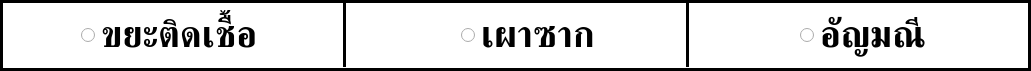
   <widget class="QFrame" name="select_frame">
    <property name="geometry">
     <rect>
      <x>10</x>
      <y>60</y>
      <width>1031</width>
      <height>71</height>
     </rect>
    </property>
    <property name="styleSheet">
     <string notr="true">background:rgb(255, 255, 255)</string>
    </property>
    <property name="frameShape">
     <enum>QFrame::Shape::Box</enum>
    </property>
    <property name="frameShadow">
     <enum>QFrame::Shadow::Plain</enum>
    </property>
    <property name="lineWidth">
     <number>3</number>
    </property>
    <widget class="QRadioButton" name="select_carcass">
     <property name="geometry">
      <rect>
       <x>461</x>
       <y>10</y>
       <width>161</width>
       <height>51</height>
      </rect>
     </property>
     <property name="font">
      <font>
       <family>TH Niramit AS</family>
       <pointsize>28</pointsize>
       <bold>true</bold>
      </font>
     </property>
     <property name="text">
      <string>เผาซาก</string>
     </property>
    </widget>
    <widget class="QRadioButton" name="select_daimond">
     <property name="geometry">
      <rect>
       <x>800</x>
       <y>10</y>
       <width>161</width>
       <height>51</height>
      </rect>
     </property>
     <property name="font">
      <font>
       <family>TH Niramit AS</family>
       <pointsize>28</pointsize>
       <bold>true</bold>
      </font>
     </property>
     <property name="text">
      <string>อัญมณี</string>
     </property>
    </widget>
    <widget class="Line" name="select_line1">
     <property name="geometry">
      <rect>
       <x>343</x>
       <y>0</y>
       <width>3</width>
       <height>67</height>
      </rect>
     </property>
     <property name="styleSheet">
      <string notr="true">background:rgb(0, 0, 0)</string>
     </property>
     <property name="orientation">
      <enum>Qt::Orientation::Vertical</enum>
     </property>
    </widget>
    <widget class="QRadioButton" name="select_infectioun">
     <property name="geometry">
      <rect>
       <x>81</x>
       <y>10</y>
       <width>181</width>
       <height>51</height>
      </rect>
     </property>
     <property name="font">
      <font>
       <family>TH Niramit AS</family>
       <pointsize>28</pointsize>
       <bold>true</bold>
      </font>
     </property>
     <property name="text">
      <string>ขยะติดเชื้อ</string>
     </property>
    </widget>
    <widget class="Line" name="select_line2">
     <property name="geometry">
      <rect>
       <x>686</x>
       <y>0</y>
       <width>3</width>
       <height>67</height>
      </rect>
     </property>
     <property name="styleSheet">
      <string notr="true">background:rgb(0, 0, 0)</string>
     </property>
     <property name="orientation">
      <enum>Qt::Orientation::Vertical</enum>
     </property>
    </widget>
   </widget>
